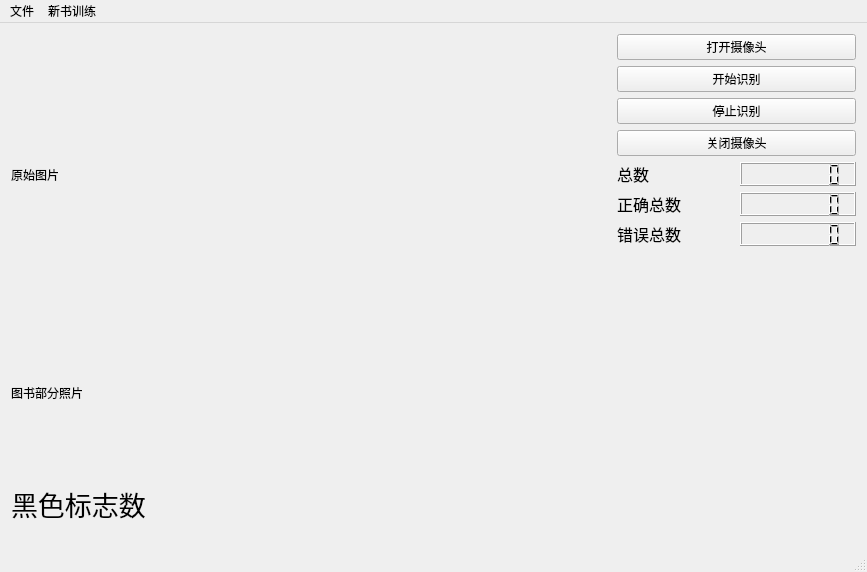
<?xml version="1.0" encoding="UTF-8"?>
<ui version="4.0">
 <class>MainWindow</class>
 <widget class="QMainWindow" name="MainWindow">
  <property name="geometry">
   <rect>
    <x>0</x>
    <y>0</y>
    <width>867</width>
    <height>572</height>
   </rect>
  </property>
  <property name="windowTitle">
   <string>图书装订检测系统</string>
  </property>
  <property name="windowIcon">
   <iconset>
    <normaloff>book.ico</normaloff>book.ico</iconset>
  </property>
  <widget class="QWidget" name="centralWidget">
   <layout class="QHBoxLayout" name="horizontalLayout" stretch="7,2">
    <item>
     <layout class="QVBoxLayout" name="verticalLayout" stretch="4,2,1">
      <item>
       <widget class="QLabel" name="label">
        <property name="sizePolicy">
         <sizepolicy hsizetype="Expanding" vsizetype="Expanding">
          <horstretch>0</horstretch>
          <verstretch>3</verstretch>
         </sizepolicy>
        </property>
        <property name="maximumSize">
         <size>
          <width>600</width>
          <height>400</height>
         </size>
        </property>
        <property name="text">
         <string>原始图片</string>
        </property>
        <property name="scaledContents">
         <bool>true</bool>
        </property>
       </widget>
      </item>
      <item>
       <widget class="QLabel" name="label_2">
        <property name="sizePolicy">
         <sizepolicy hsizetype="Expanding" vsizetype="Expanding">
          <horstretch>0</horstretch>
          <verstretch>1</verstretch>
         </sizepolicy>
        </property>
        <property name="maximumSize">
         <size>
          <width>600</width>
          <height>200</height>
         </size>
        </property>
        <property name="text">
         <string>图书部分照片</string>
        </property>
        <property name="scaledContents">
         <bool>true</bool>
        </property>
       </widget>
      </item>
      <item>
       <widget class="QLabel" name="label_3">
        <property name="sizePolicy">
         <sizepolicy hsizetype="Preferred" vsizetype="Expanding">
          <horstretch>0</horstretch>
          <verstretch>1</verstretch>
         </sizepolicy>
        </property>
        <property name="font">
         <font>
          <family>Adobe Devanagari</family>
          <pointsize>20</pointsize>
         </font>
        </property>
        <property name="text">
         <string>黑色标志数</string>
        </property>
       </widget>
      </item>
     </layout>
    </item>
    <item>
     <layout class="QGridLayout" name="gridLayout">
      <property name="sizeConstraint">
       <enum>QLayout::SetDefaultConstraint</enum>
      </property>
      <item row="1" column="0" colspan="2">
       <widget class="QPushButton" name="pushButton_2">
        <property name="text">
         <string>开始识别</string>
        </property>
       </widget>
      </item>
      <item row="4" column="0">
       <widget class="QLabel" name="label_4">
        <property name="font">
         <font>
          <family>Adobe Devanagari</family>
          <pointsize>12</pointsize>
         </font>
        </property>
        <property name="text">
         <string>总数</string>
        </property>
       </widget>
      </item>
      <item row="5" column="1">
       <widget class="QLCDNumber" name="lcdNumber_2">
        <property name="font">
         <font>
          <family>Adobe Devanagari</family>
          <pointsize>12</pointsize>
          <weight>75</weight>
          <bold>true</bold>
         </font>
        </property>
        <property name="lineWidth">
         <number>1</number>
        </property>
        <property name="digitCount">
         <number>7</number>
        </property>
       </widget>
      </item>
      <item row="5" column="0">
       <widget class="QLabel" name="label_5">
        <property name="font">
         <font>
          <family>Adobe Devanagari</family>
          <pointsize>12</pointsize>
         </font>
        </property>
        <property name="text">
         <string>正确总数</string>
        </property>
       </widget>
      </item>
      <item row="6" column="0">
       <widget class="QLabel" name="label_6">
        <property name="font">
         <font>
          <family>Adobe Devanagari</family>
          <pointsize>12</pointsize>
         </font>
        </property>
        <property name="text">
         <string>错误总数</string>
        </property>
       </widget>
      </item>
      <item row="4" column="1">
       <widget class="QLCDNumber" name="lcdNumber">
        <property name="font">
         <font>
          <family>Adobe Devanagari</family>
          <pointsize>12</pointsize>
          <weight>75</weight>
          <bold>true</bold>
         </font>
        </property>
        <property name="lineWidth">
         <number>1</number>
        </property>
        <property name="digitCount">
         <number>7</number>
        </property>
       </widget>
      </item>
      <item row="6" column="1">
       <widget class="QLCDNumber" name="lcdNumber_3">
        <property name="font">
         <font>
          <family>Adobe Devanagari</family>
          <pointsize>12</pointsize>
          <weight>75</weight>
          <bold>true</bold>
         </font>
        </property>
        <property name="lineWidth">
         <number>1</number>
        </property>
        <property name="digitCount">
         <number>7</number>
        </property>
       </widget>
      </item>
      <item row="2" column="0" colspan="2">
       <widget class="QPushButton" name="pushButton_3">
        <property name="text">
         <string>停止识别</string>
        </property>
       </widget>
      </item>
      <item row="0" column="0" colspan="2">
       <widget class="QPushButton" name="pushButton">
        <property name="text">
         <string>打开摄像头</string>
        </property>
       </widget>
      </item>
      <item row="3" column="0" colspan="2">
       <widget class="QPushButton" name="pushButton_4">
        <property name="text">
         <string>关闭摄像头</string>
        </property>
       </widget>
      </item>
      <item row="7" column="1">
       <spacer name="verticalSpacer">
        <property name="orientation">
         <enum>Qt::Vertical</enum>
        </property>
        <property name="sizeHint" stdset="0">
         <size>
          <width>20</width>
          <height>40</height>
         </size>
        </property>
       </spacer>
      </item>
     </layout>
    </item>
   </layout>
  </widget>
  <widget class="QMenuBar" name="menuBar">
   <property name="geometry">
    <rect>
     <x>0</x>
     <y>0</y>
     <width>867</width>
     <height>26</height>
    </rect>
   </property>
   <widget class="QMenu" name="menu">
    <property name="title">
     <string>文件</string>
    </property>
    <addaction name="action"/>
    <addaction name="separator"/>
   </widget>
   <widget class="QMenu" name="menu_2">
    <property name="title">
     <string>新书训练</string>
    </property>
   </widget>
   <addaction name="menu"/>
   <addaction name="menu_2"/>
  </widget>
  <widget class="QStatusBar" name="statusBar"/>
  <action name="action">
   <property name="text">
    <string>关闭</string>
   </property>
  </action>
 </widget>
 <layoutdefault spacing="6" margin="11"/>
 <resources/>
 <connections>
  <connection>
   <sender>action</sender>
   <signal>triggered()</signal>
   <receiver>MainWindow</receiver>
   <slot>close()</slot>
   <hints>
    <hint type="sourcelabel">
     <x>-1</x>
     <y>-1</y>
    </hint>
    <hint type="destinationlabel">
     <x>433</x>
     <y>285</y>
    </hint>
   </hints>
  </connection>
 </connections>
</ui>
